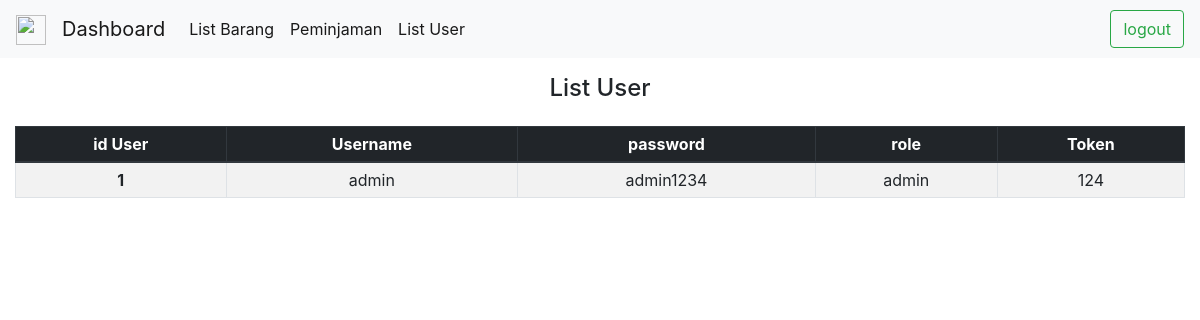
The app's page /listuser.php (signed in) with its own data.
### tables this page shows
CREATE TABLE `user` (
  `iduser` int(11) NOT NULL,
  `username` varchar(50) NOT NULL,
  `password` varchar(50) NOT NULL,
  `role` varchar(50) NOT NULL,
  `token` varchar(50) NOT NULL
);

### database.php (called while the page is built, shortened)
<?php
$conn = mysqli_connect("localhost","root","","pts_web");
function query($query)
{
    global $conn;
    $result = mysqli_query($conn, $query);
    $rows = [];
    while ($row = mysqli_fetch_assoc($result)) {
        $rows[] = $row;
    }
    return $rows;
}
?>

### listuser.php (the view, shortened to what this page needs)
<?php
require_once 'database.php';
$datauser = query("SELECT * FROM user");
?>
<!doctype html>
<html lang="en">
  <head>
    <link rel="stylesheet" href="https://cdn.jsdelivr.net/npm/bootstrap@4.0.0/dist/css/bootstrap.min.css">
  </head>
  <body>
    <nav class="navbar navbar-expand-lg navbar-light bg-light">
            <a class="navbar-brand" href="#">
                <img src="/docs/4.6/assets/brand/bootstrap-solid.svg" width="30" height="30" alt="">
            </a>
            <a class="navbar-brand" href="index.php">Dashboard</a>
        <div class="collapse navbar-collapse" id="navbarTogglerDemo03">
            <ul class="navbar-nav mr-auto mt-1 mt-lg-0">
                <li class="nav-item active">
                    <a class="nav-link" href="listbarang.php">List Barang</a>
                </li>
                <li class="nav-item active">
                    <a class="nav-link" href="listpinjam.php">Peminjaman</a>
                </li>
                <li class="nav-item active">
                    <a class="nav-link" href="listuser.php">List User</a>
                </li>
            </ul>
            <form class="form my-2 my-lg-0">
            <a href="logout.php" class="btn btn-outline-success my-1 my-sm-0">logout</a>
            </form>
        </div>
    </nav>
    <div class="container-fluid mt-3">
    <h4 class="text-center">List User</h4>
    </div>
    <div class="container-fluid mt-4">
      <table class="table table-striped table-bordered table-sm text-center">
        <thead class="thead-dark">
          <tr>
              <th scope="col">id User</th>
              <th scope="col">Username</th>
              <th scope="col">password</th>
              <th scope="col">role</th>
              <th scope="col">Token</th>
          </tr>
        </thead>
        <tbody>
        <?php $no = 1;?>
          <?php foreach($datauser as $user) :?>
          <tr>
              <th><?= $no++; ?></th>
              <td><?= $user['username']; ?></td>
              <td><?= $user ['password']; ?></td>
              <td><?= $user ['role']; ?></td>
              <td><?= $user ['token']; ?></td>
          </tr>
          <?php endforeach;?>
        </tbody>
      </table>
    </div>
  </body>
</html>

### records on screen
user: username "admin", password "admin1234", role "admin", token "124"
